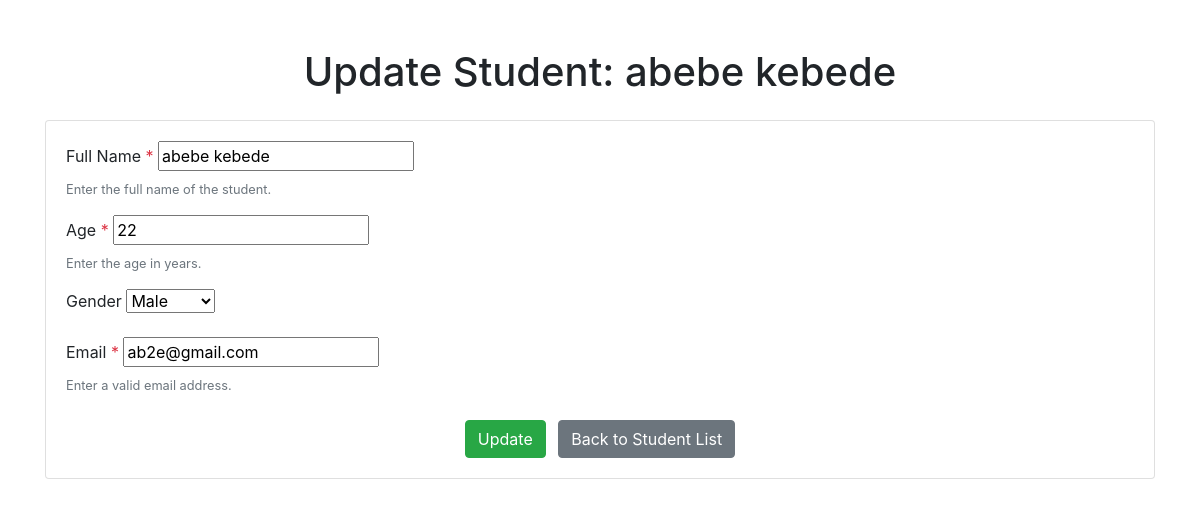
The app's page /update/2/ with its own data.
### student/models.py (models this page shows, shortened)
class Student(models.Model):
    GENDER_CHOICES = [
        ('Male', 'Male'),
        ('Female', 'Female'),
    ]
    name = models.CharField(max_length=100)
    age = models.PositiveIntegerField()
    gender = models.CharField(max_length=10, choices=GENDER_CHOICES)
    email = models.EmailField(unique=True)

### student/views.py (the view)
# urls.py: path('update/<int:student_id>/', update_student, name='update_student'),
def update_student(request, student_id):
    student = get_object_or_404(Student, id=student_id)
    if request.method == 'POST':
        form = StudentForm(request.POST, instance=student)
        if form.is_valid():
            form.save()
            return redirect('list_students')
    else:
        form = StudentForm(instance=student)
    return render(request, 'students/update_student.html', {'form': form, 'student': student})

### student/stu_form.py
class StudentForm(forms.ModelForm):
    class Meta:
        model = Student
        fields = ['name', 'age', 'gender', 'email']

### student/templates/students/update_student.html (shortened to what this page needs)
<!DOCTYPE html>
<html lang="en">
<head>
    <link rel="stylesheet" href="https://stackpath.bootstrapcdn.com/bootstrap/4.5.2/css/bootstrap.min.css">
</head>
<body>
    <div class="container mt-5">
        <h1 class="text-center mb-4">Update Student: {{ student.name }}</h1>
        <div class="card">
            <div class="card-body">
                <form method="POST" novalidate>
                    <div class="form-group">
                        <label for="name">Full Name <span class="text-danger">*</span></label>
                        {{ form.name }}
                        <small class="form-text text-muted">Enter the full name of the student.</small>
                    </div>
                    <div class="form-group">
                        <label for="age">Age <span class="text-danger">*</span></label>
                        {{ form.age }}
                        <small class="form-text text-muted">Enter the age in years.</small>
                    </div>
                    <div class="form-group">
                        <label for="gender">Gender</label>
                        {{ form.gender }}
                    </div>
                    <div class="form-group">
                        <label for="email">Email <span class="text-danger">*</span></label>
                        {{ form.email }}
                        <small class="form-text text-muted">Enter a valid email address.</small>
                    </div>
                    <div class="text-center mt-4">
                        <button type="button" class="btn btn-success" data-toggle="modal" data-target="#confirmModal">Update</button>
                        <a href="{% url 'list_students' %}" class="btn btn-secondary ml-2">Back to Student List</a>
                    </div>
                </form>
            </div>
        </div>
    </div>
</body>
</html>

### records on screen
Student: name "abebe kebede", age "22", gender "Male", email "ab2e@gmail.com"
